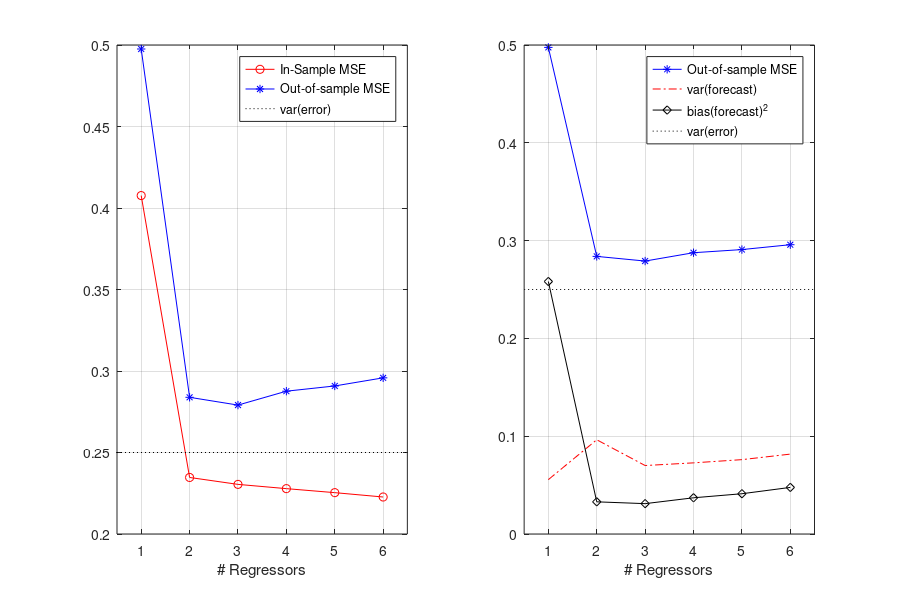

This chart was generated by the following MATLAB code:
clear all; close all; clc;

% training N, test H, and simulations
N = 100; H = 25; SIM = 100;
rng(123);

% x
x = -.5+sort(rand(N+H,1));
% f(x)
y0 = 1+.8*x+sin(6*x);

% Noise variance
s2 = .25;

% no. polynomial terms
kmax = 11;
xi = [x.^(1:2:kmax)];
K = size(xi,2);

%%


mse_is = zeros(SIM,K);
mse_oos = zeros(SIM,K);

for ss = 1:SIM % simulation loop
    % simulate training and test data: y = f(x) + u
    y = y0 + randn(N+H,1)*sqrt(s2);
    yis = y(1:N);
    yoos = y(N+1:N+H);
    
    for kk = 1:K % loop on X
        Xis = [ones(N,1) xi(1:N,1:kk)];
        Xoos = [ones(H,1) xi(N+1:N+H,1:kk)];
        % ols estimation
        bhat = pinv(Xis'*Xis)*(Xis'*yis);
        % in-sample mse
        mse_is(ss,kk) =mean((yis-Xis*bhat).^2);
        % forecast on test sample
        fhat(:,ss,kk) = Xoos*bhat;
        % bias^2 forecast: f-f(x)
        bias_fhat_2(:,ss,kk) = (y0(N+1:N+H)-fhat(:,ss,kk)).^2;
        % OOS MSE
        mse_oos(ss,kk) =mean((yoos-fhat(:,ss,kk)).^2);

    end
end
%% Plot Bias-var trade-off
fig2 = figure(2);
subplot(1,2,1)
plot((1:K),mean(mse_is,1),'-or'); hold on
plot((1:K),mean(mse_oos,1),'-*b'); hold on; 
plot([.5 K+.5],[s2 s2],':k'); hold off; 
xlim([.5 K+.5]); xticks((1:K)); grid on 
legend('In-Sample MSE','Out-of-sample MSE','var(error)')
xlabel('# Regressors')
        
varf = squeeze(mean(var(fhat,0,1),2));
bias2 = squeeze(mean(mean(bias_fhat_2,1),2));
subplot(1,2,2)
plot((1:K),mean(mse_oos,1),'-*b'); hold on; 
plot((1:K),varf,'-.r'); hold on; 
plot((1:K),bias2,'-dk'); hold on; 
plot([.5 K+.5],[s2 s2],':k'); hold off; 

xlim([.5 K+.5]); xticks((1:K)); grid on 
legend('Out-of-sample MSE','var(forecast)','bias(forecast)^2','var(error)')
xlabel('# Regressors')

dim = [9,6]; 
set(gcf,'paperpositionmode','manual','paperunits','inches');
set(gcf,'papersize',dim,'paperposition',[0,0,dim]);
box on
set(gca,'Layer','top');
%print(fig2, '-r1200' ,'-dpdf',['biasvartradeoff.pdf']);